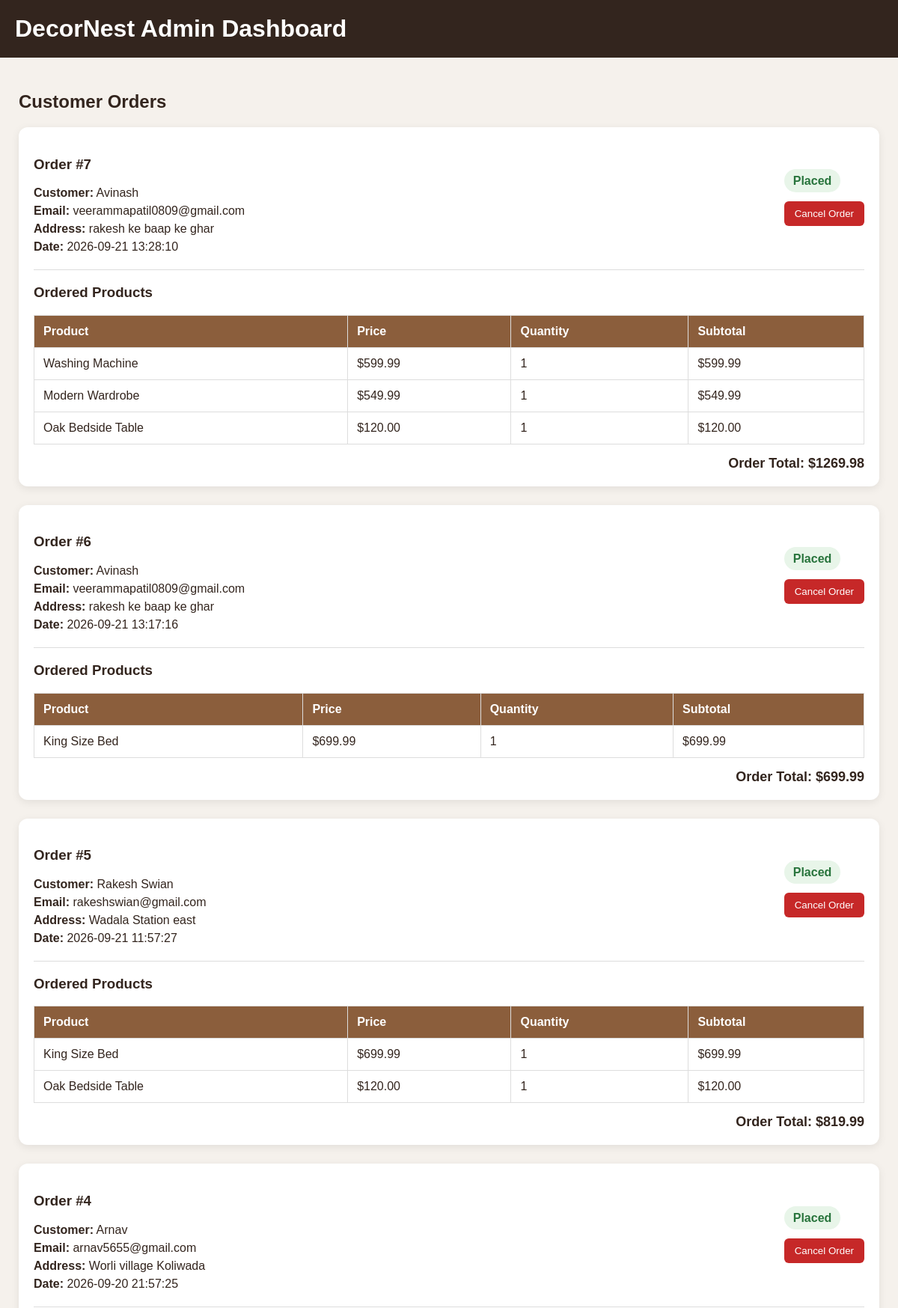
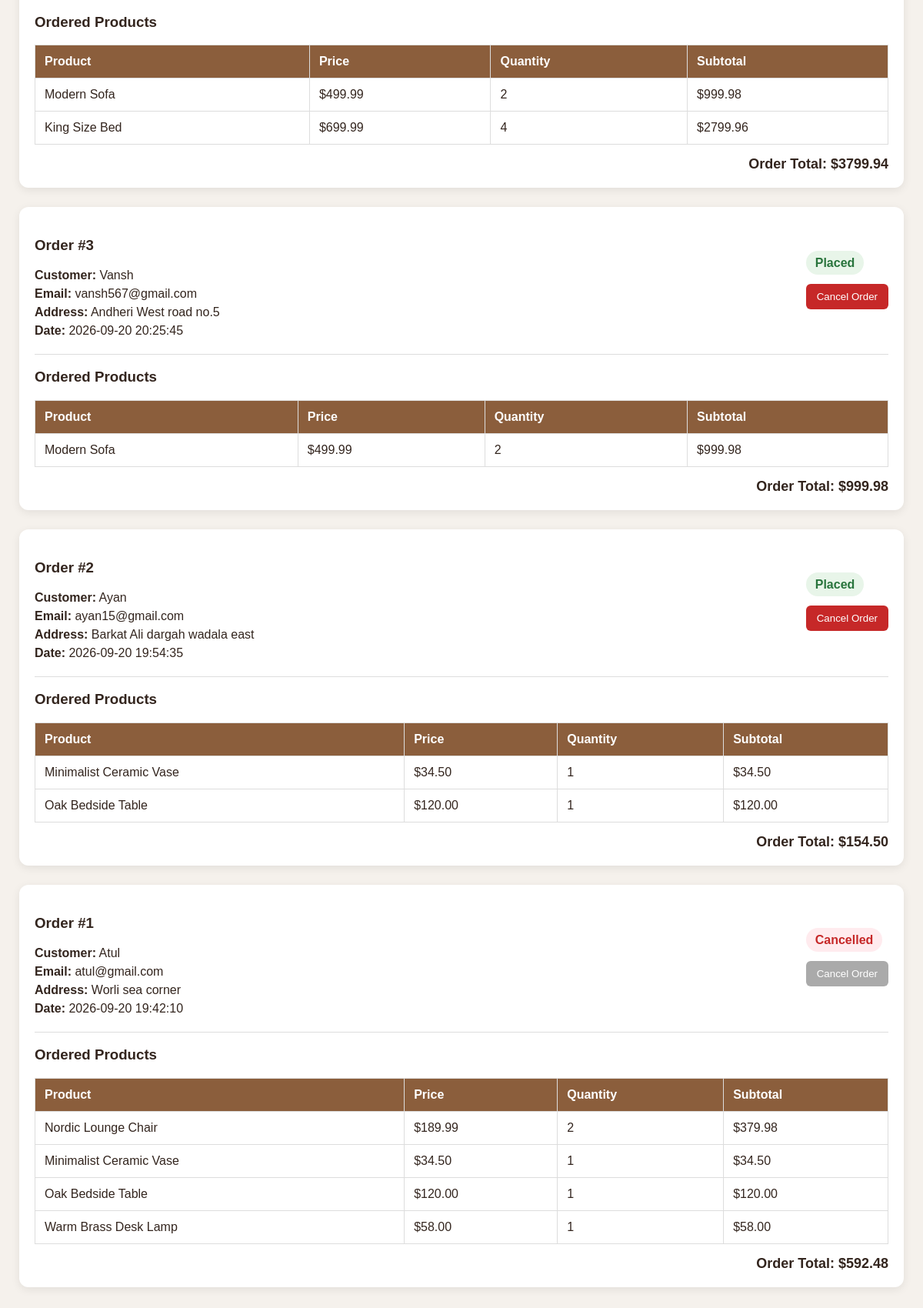
The page /admin on the database its author committed (2 pictures, top to bottom).
### tables this page shows
CREATE TABLE orders (
            id INTEGER PRIMARY KEY AUTOINCREMENT,
            customer_name TEXT,
            email TEXT,
            address TEXT,
            total REAL,
            order_date TEXT
        , status TEXT DEFAULT 'Placed');

CREATE TABLE order_items (
            id INTEGER PRIMARY KEY AUTOINCREMENT,
            order_id INTEGER,
            product_name TEXT,
            price REAL,
            quantity INTEGER
        );

### app.py (the view)
@app.route("/admin")
def admin():
    conn = sqlite3.connect("decor_nest.db")
    conn.row_factory = sqlite3.Row
    orders = conn.execute(
        "SELECT * FROM orders ORDER BY id DESC"
    ).fetchall()
    order_items = {}
    for order in orders:
        items = conn.execute(
            "SELECT * FROM order_items WHERE order_id = ?",
            (order["id"],)
        ).fetchall()
        order_items[order["id"]] = items
    conn.close()
    return render_template(
        "admin.html",
        orders=orders,
        order_items=order_items
    )

### templates/admin.html (shortened to what this page needs)
<!DOCTYPE html>
<html>
<head>
</head>
<body>
<header>
    <h1>DecorNest Admin Dashboard</h1>
</header>
<div class="container">
<h2>Customer Orders</h2>
{% if orders %}
{% for order in orders %}
<div class="order-card">
    <div class="order-header">
        <div class="order-info">
            <h3>Order #{{ order.id }}</h3>
            <p><strong>Customer:</strong>
                {{ order.customer_name }}
            </p>
            <p><strong>Email:</strong>
                {{ order.email }}
            </p>
            <p><strong>Address:</strong>
                {{ order.address }}
            </p>
            <p><strong>Date:</strong>
                {{ order.order_date }}
            </p>
        </div>
        <div>
            <span class="status {% if order.status == 'Cancelled' %}cancelled{% endif %}">
                {{ order.status }}
            </span>
            <br><br>
            <button
                class="cancel-btn"
                onclick="cancelOrder({{ order.id }})"
                {% if order.status == 'Cancelled' %}disabled{% endif %}
            >
                Cancel Order
            </button>
        </div>
    </div>
    <h3>Ordered Products</h3>
    <table>
        <tr>
            <th>Product</th>
            <th>Price</th>
            <th>Quantity</th>
            <th>Subtotal</th>
        </tr>
        {% for item in order_items[order.id] %}
        <tr>
            <td>{{ item.product_name }}</td>
            <td>
                ${{ "%.2f"|format(item.price) }}
            </td>
            <td>
                {{ item.quantity }}
            </td>
            <td>
                ${{ "%.2f"|format(item.price * item.quantity) }}
            </td>
        </tr>
        {% endfor %}
    </table>
    <div class="total">
        Order Total:
        ${{ "%.2f"|format(order.total) }}
    </div>
</div>
{% endfor %}
{% else %}
<div class="no-orders">
    <p>No orders yet.</p>
</div>
{% endif %}
</div>
</body>
</html>

### templates/admin.html (style rules this page uses)
body { font-family:Arial,sans-serif; margin:0; background:#f5f1ec; color:#33251e; }
header { background:#33251e; color:white; padding:20px; }
header h1 { margin:0; }
.container { padding:25px; overflow-x:auto; }
.order-card { background:white; margin-bottom:25px; padding:20px; border-radius:12px; box-shadow:0 3px 12px rgba(0,0,0,.08); }
.order-header { display:flex; justify-content:space-between; align-items:center; gap:15px; flex-wrap:wrap; border-bottom:1px solid #ddd; padding-bottom:15px; }
.order-info p { margin:6px 0; }
.status { padding:7px 12px; border-radius:20px; font-weight:bold; background:#e8f5e9; color:#28743c; }
.status.cancelled { background:#ffebee; color:#c62828; }
table { width:100%; border-collapse:collapse; margin-top:18px; background:white; }
th,td { padding:12px; border:1px solid #ddd; text-align:left; }
th { background:#8b5e3c; color:white; }
.total { text-align:right; font-size:18px; font-weight:bold; margin-top:15px; }
.cancel-btn { background:#c62828; color:white; border:none; padding:9px 14px; border-radius:6px; cursor:pointer; }
.cancel-btn:disabled { background:#aaa; cursor:not-allowed; }

### rows shown on the page
orders: id "7", customer_name "Avinash", email "veerammapatil0809@gmail.com", address "rakesh ke baap ke ghar", order_date "2026-09-21 13:28:10", status "Placed", total "1269.98"
order_items: product_name "Washing Machine", price "599.99", quantity "1", item.price*item.quantity "599.99"
order_items: product_name "Modern Wardrobe", price "549.99", quantity "1", item.price*item.quantity "549.99"
order_items: product_name "Oak Bedside Table", price "120.00", quantity "1", item.price*item.quantity "120.00"
orders: id "6", customer_name "Avinash", email "veerammapatil0809@gmail.com", address "rakesh ke baap ke ghar", order_date "2026-09-21 13:17:16", status "Placed", total "699.99"
order_items: product_name "King Size Bed", price "699.99", quantity "1", item.price*item.quantity "699.99"
orders: id "5", customer_name "Rakesh Swian", email "rakeshswian@gmail.com", address "Wadala Station east", order_date "2026-09-21 11:57:27", status "Placed", total "819.99"
order_items: product_name "King Size Bed", price "699.99", quantity "1", item.price*item.quantity "699.99"
order_items: product_name "Oak Bedside Table", price "120.00", quantity "1", item.price*item.quantity "120.00"
orders: id "4", customer_name "Arnav", email "arnav5655@gmail.com", address "Worli village Koliwada", order_date "2026-09-20 21:57:25", status "Placed", total "3799.94"
order_items: product_name "Modern Sofa", price "499.99", quantity "2", item.price*item.quantity "999.98"
order_items: product_name "King Size Bed", price "699.99", quantity "4", item.price*item.quantity "2799.96"
orders: id "3", customer_name "Vansh", email "vansh567@gmail.com", address "Andheri West road no.5", order_date "2026-09-20 20:25:45", status "Placed", total "999.98"
order_items: product_name "Modern Sofa", price "499.99", quantity "2", item.price*item.quantity "999.98"
orders: id "2", customer_name "Ayan", email "ayan15@gmail.com", address "Barkat Ali dargah wadala east", order_date "2026-09-20 19:54:35", status "Placed", total "154.50"
order_items: product_name "Minimalist Ceramic Vase", price "34.50", quantity "1", item.price*item.quantity "34.50"
order_items: product_name "Oak Bedside Table", price "120.00", quantity "1", item.price*item.quantity "120.00"
orders: id "1", customer_name "Atul", email "atul@gmail.com", address "Worli sea corner", order_date "2026-09-20 19:42:10", status "Cancelled", total "592.48"
order_items: product_name "Nordic Lounge Chair", price "189.99", quantity "2", item.price*item.quantity "379.98"
order_items: product_name "Minimalist Ceramic Vase", price "34.50", quantity "1", item.price*item.quantity "34.50"
order_items: product_name "Oak Bedside Table", price "120.00", quantity "1", item.price*item.quantity "120.00"
order_items: product_name "Warm Brass Desk Lamp", price "58.00", quantity "1", item.price*item.quantity "58.00"
